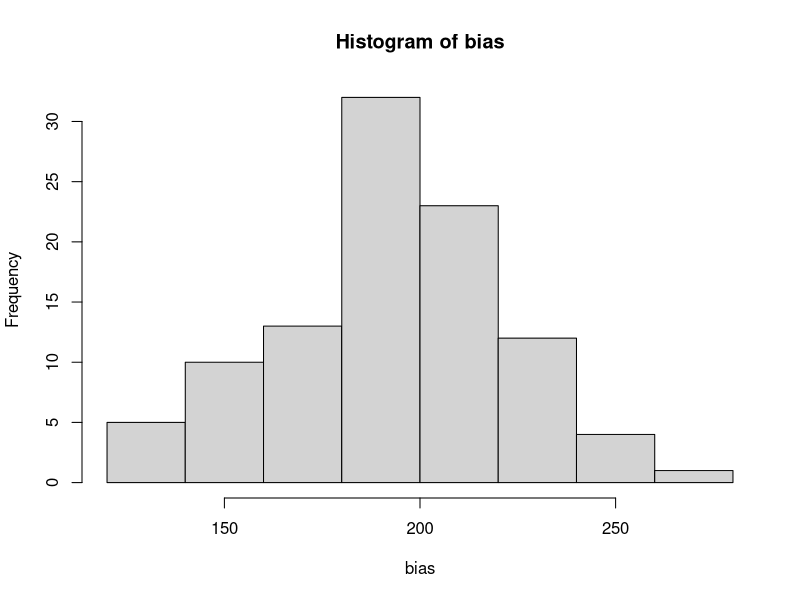
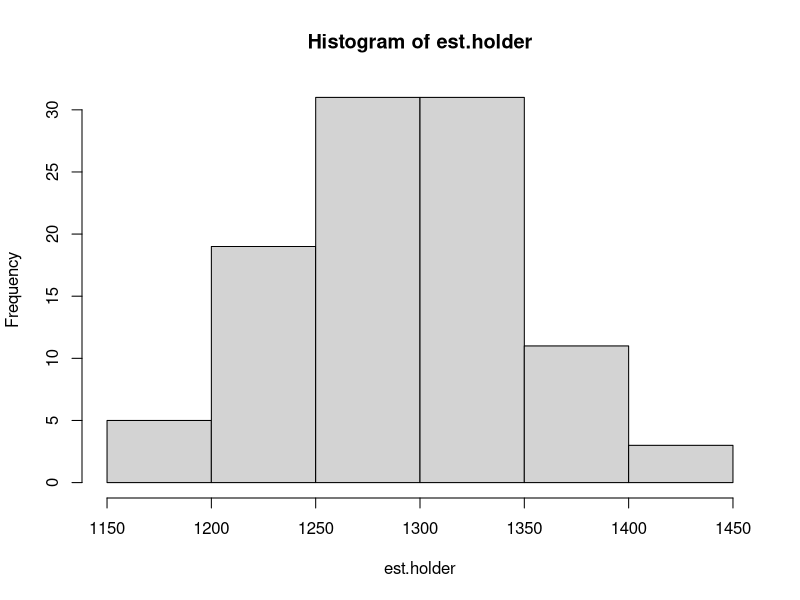

Write the R code that produced these figures, in order.
## ---- chunk 1
knitr::opts_chunk$set(echo = TRUE)
library(tidyverse)
library(MASS)
## ---- chunk 2
ht.est = function(as.hat,mn.hat,pb.hat,df,obs,n){
  
fit = lm(cs~as+mn+pb+age+iq+as.factor(edu)+as.factor(smoke),data = df)

as.q = quantile(as.hat,c(0.25,0.75))
mn.q = quantile(mn.hat,c(0.25,0.75))
pb.q = quantile(pb.hat,c(0.25,0.75))

as = rep(as.q[1],n)
mn = rep(mn.q[1],n)
pb = rep(pb.q[1],n)
new1 = data.frame(as,mn,pb,obs)
yhat_25 = predict(fit,new1,type = 'response')

as = rep(as.q[2],n)
mn = rep(mn.q[2],n)
pb = rep(pb.q[2],n)
new2 = data.frame(as,mn,pb,obs)
yhat_75 = predict(fit,new2,type = 'response')

ace = mean(yhat_75)-mean(yhat_25)
return(ace)
}
## ---- chunk 3

n=825
#simulation = 100
nsim = 100
est.holder = rep(NA,nsim)
true.holder = rep(NA,nsim)
for(i in 1:nsim){
#confoundings
age = rnorm(825,22.9,4.2)
iq = rnorm(825,26,5)
edu = rbinom(825,1,0.24)
smoke = rbinom(825,1,0.24)

obs = data.frame(age,iq,edu,smoke)
#a
as = age^(1/2)+age*iq+edu+smoke^2+rnorm(825,0,5)
mn = age*2+edu^2+iq+smoke^3+rnorm(825,0,5)
pb = age+iq*edu+iq*smoke+smoke^2+rnorm(825,0,5)
df = data.frame(as,mn,pb,obs)

#y
cs = 5*as+7*mn-3*pb+age*iq+edu*iq+smoke^2 +rnorm(n,sd = 35)

#true ace
true.holder[i] = 5*(quantile(as,0.75)-quantile(as,0.25))+7*(quantile(mn,0.75)-quantile(mn,0.25))-3*(quantile(pb,0.75)-quantile(pb,0.25))

#propensity score
fit.as = lm(as~age+iq+as.factor(edu)+as.factor(smoke),data = df)
fit.mn = lm(mn~age+iq+as.factor(edu)+as.factor(smoke),data = df)
fit.pb = lm(pb~age+iq+as.factor(edu)+as.factor(smoke),data = df)

as.hat = predict(fit.as)
mn.hat = predict(fit.mn)
pb.hat = predict(fit.pb)

est.holder[i] = ht.est(as.hat,mn.hat,pb.hat,df = df,obs = obs,n = n)
}

bias = est.holder-true.holder
hist(bias)

## ---- chunk 4

var(est.holder)
var(true.holder)
hist(est.holder)
## ---- chunk 5

boots = 100
b.holder = rep(NA)
for (i in 1:boots) {
  
  idx = sample(1:n,size = n, replace = TRUE)
  data.b = df[idx,]
  obs.b = obs[idx,]
  
#propensity score
fit.as = lm(as~age+iq+as.factor(edu)+as.factor(smoke),data = data.b)
fit.mn = lm(mn~age+iq+as.factor(edu)+as.factor(smoke),data = data.b)
fit.pb = lm(pb~age+iq+as.factor(edu)+as.factor(smoke),data = data.b)

as.hat = predict(fit.as)
mn.hat = predict(fit.mn)
pb.hat = predict(fit.pb)

b.holder[i] = ht.est(as.hat,mn.hat,pb.hat,df = data.b,obs = obs.b,n = n)
}


var(b.holder)
